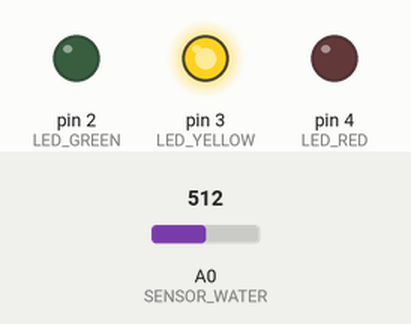
A sketch run on a simulated Arduino Uno, built with avr-gcc and run on an emulated ATmega328P. On the bench: output pins drawn as LEDs (lit = HIGH). The test bench sets the inputs (shaded band); at power-on: A0 (SENSOR_WATER) = 512.

Above: at 1.2 s.
1.3 s: A0 (SENSOR_WATER) set to 425
2.8 s: A0 (SENSOR_WATER) set to 402
At 3.4 s:
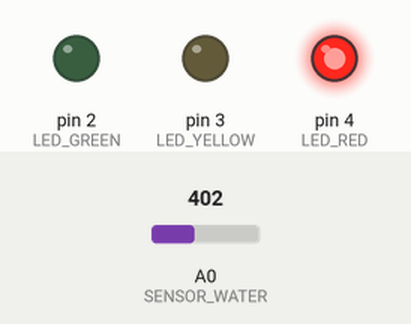
4.3 s: A0 (SENSOR_WATER) set to 900
At 5.5 s:
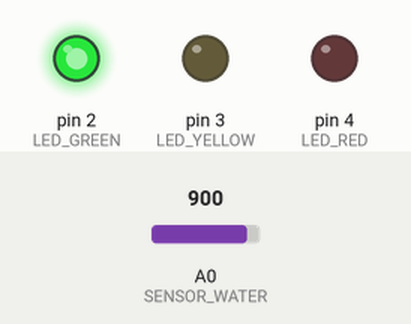
5.8 s: A0 (SENSOR_WATER) set to 833
7.3 s: A0 (SENSOR_WATER) set to 806
At 8.0 s:
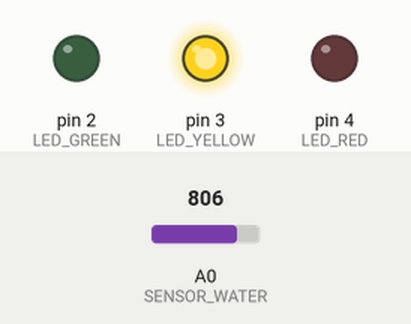
8.8 s: A0 (SENSOR_WATER) set to 1023
At 9.2 s:
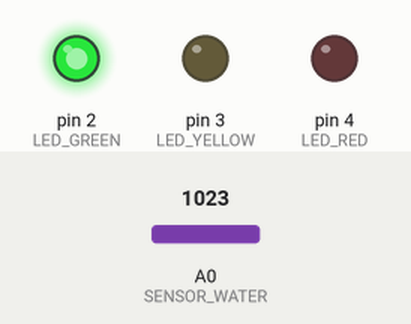
Timing chart, 0 to 11.3 s (numbered marks = the images above; inputs shaded):
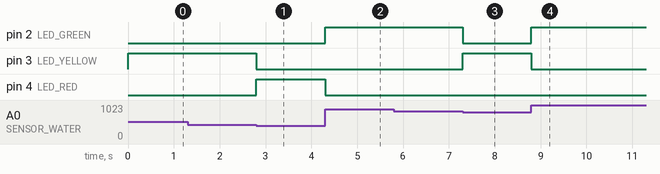

Measured:
- the behaviour switches between 410 and 409 on A0 (SENSOR_WATER) (found by bisection; images 0 and 1)
- the behaviour switches between 819 and 818 on A0 (SENSOR_WATER) (found by bisection; images 2 and 3)
- after the input at 1.3 s, every drawn part: stays the same
- after the input at 2.8 s, pin 3 (LED_YELLOW): HIGH → LOW at once; pin 4 (LED_RED): LOW → HIGH at once
- after the input at 4.3 s, pin 2 (LED_GREEN): LOW → HIGH at once; pin 4 (LED_RED): HIGH → LOW at once
- after the input at 5.8 s, every drawn part: stays the same
- after the input at 7.3 s, pin 2 (LED_GREEN): HIGH → LOW at once; pin 3 (LED_YELLOW): LOW → HIGH at once
- after the input at 8.8 s, pin 2 (LED_GREEN): LOW → HIGH at once; pin 3 (LED_YELLOW): HIGH → LOW at once

The sketch:

waterLevelDectector.ino
```cpp
/*
   EIT (Electronic In Touch) Projects
   www.eitkw.com

   Youtube Project Link:
   https://www.youtube.com/watch?v=GcXmUjAJp-8

   Github Project Source Code Link:
   www.eitkw.com/GitHub

   Project Conponents Package Link:
   www.eitkw.com/EIT-PGK-001/
   - 1 x Arduino Uno
   - 1 x Water Level Sensor
   - 3 x LEDs (Red - Yellow - Green)
   - 3 x Resistor 330 Ohm


   Project Name: water level detector
   In this code we will simulate water level detector
   that this have three type of LEDs (GREEN|YELLOW|RED) indicator
   for the water level if it's green that mean it's full if
   yellow that mean medium level and red if its empty and the alert
   will be raised using buzzer

   Proj0006PGK001
   Created March 27,2020 BY EIT EDUCATION GROUP
   Modified April 01,2020 BY EIT EDUCATION GROUP

*/

//Define Constant variables
#define LED_GREEN  2
#define LED_YELLOW 3
#define LED_RED    4
#define BUZZER     5

#define SENSOR_WATER A0

#define WATER_FULL   80
#define WATER_MEDUIM 40
#define WATER_EMPTY  0

void setup() {
  //define the LEDs pins as output
  pinMode(LED_GREEN, OUTPUT);
  pinMode(LED_YELLOW, OUTPUT);
  pinMode(LED_RED, OUTPUT);
}

//greenLight is function switch green led
void greenLight() {
  digitalWrite(LED_GREEN, HIGH);// turn the LED on (HIGH is the voltage level)
  digitalWrite(LED_YELLOW, LOW);// turn the LED off by making the voltage LOW
  digitalWrite(LED_RED, LOW);   // turn the LED off by making the voltage LOW
}

//yellowLight is function switch yellow led
void yellowLight() {
  digitalWrite(LED_GREEN, LOW);  // turn the LED off by making the voltage LOW
  digitalWrite(LED_YELLOW, HIGH);// turn the LED on (HIGH is the voltage level)
  digitalWrite(LED_RED, LOW);    // turn the LED off by making the voltage LOW
}

//redLight is function switch red led
void redLight() {
  digitalWrite(LED_GREEN, LOW); // turn the LED off by making the voltage LOW
  digitalWrite(LED_YELLOW, LOW);// turn the LED off by making the voltage LOW
  digitalWrite(LED_RED, HIGH);  // turn the LED on (HIGH is the voltage level)
}

int waterLevel() {
  int sensorValue = analogRead(SENSOR_WATER);
  int persentage = map(sensorValue, 0, 1023, 0, 100);
  return persentage;
}

void loop() {
  //Call waterLevel function
  if (waterLevel() >= WATER_FULL) {
    greenLight(); //Call greenLight to switch on green LED on and others off
  }
  else if (waterLevel() >= WATER_MEDUIM) {
    yellowLight();//Call yellowLight to switch on yellow LED on and others off
  }
  else if (waterLevel() >= WATER_EMPTY) {
    redLight();   //Call redLight to switch on red ow LED on and others off
  }
}
```
